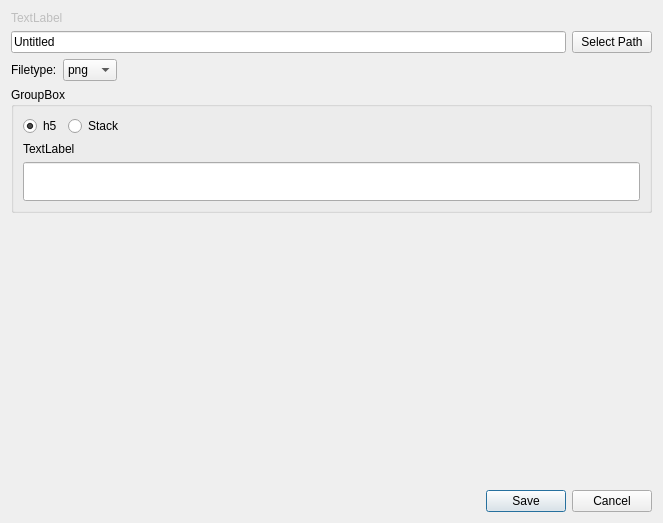
<?xml version="1.0" encoding="UTF-8"?>
<ui version="4.0">
 <class>Dialog</class>
 <widget class="QDialog" name="Dialog">
  <property name="geometry">
   <rect>
    <x>0</x>
    <y>0</y>
    <width>663</width>
    <height>523</height>
   </rect>
  </property>
  <property name="windowTitle">
   <string>Save As</string>
  </property>
  <layout class="QVBoxLayout" name="verticalLayout_2">
   <item>
    <widget class="QLabel" name="labelFolderPath">
     <property name="enabled">
      <bool>false</bool>
     </property>
     <property name="sizePolicy">
      <sizepolicy hsizetype="Ignored" vsizetype="Preferred">
       <horstretch>0</horstretch>
       <verstretch>0</verstretch>
      </sizepolicy>
     </property>
     <property name="layoutDirection">
      <enum>Qt::LeftToRight</enum>
     </property>
     <property name="text">
      <string>TextLabel</string>
     </property>
     <property name="scaledContents">
      <bool>false</bool>
     </property>
     <property name="alignment">
      <set>Qt::AlignLeading|Qt::AlignLeft|Qt::AlignVCenter</set>
     </property>
     <property name="wordWrap">
      <bool>true</bool>
     </property>
    </widget>
   </item>
   <item>
    <layout class="QHBoxLayout" name="horizontalLayout_2">
     <item>
      <widget class="QLineEdit" name="lineEditFileName">
       <property name="text">
        <string>Untitled</string>
       </property>
      </widget>
     </item>
     <item>
      <widget class="QPushButton" name="buttonSelectPath">
       <property name="text">
        <string>Select Path</string>
       </property>
      </widget>
     </item>
    </layout>
   </item>
   <item>
    <layout class="QHBoxLayout" name="horizontalLayout">
     <item>
      <widget class="QLabel" name="labelFiletype">
       <property name="text">
        <string>Filetype:</string>
       </property>
      </widget>
     </item>
     <item>
      <widget class="QComboBox" name="comboBoxFileTypes">
       <property name="enabled">
        <bool>true</bool>
       </property>
       <item>
        <property name="text">
         <string>png</string>
        </property>
       </item>
       <item>
        <property name="text">
         <string>jpeg</string>
        </property>
       </item>
       <item>
        <property name="text">
         <string>bmp</string>
        </property>
       </item>
       <item>
        <property name="text">
         <string>gif</string>
        </property>
       </item>
       <item>
        <property name="text">
         <string>hdr</string>
        </property>
       </item>
       <item>
        <property name="text">
         <string>jpg</string>
        </property>
       </item>
       <item>
        <property name="text">
         <string>pbm</string>
        </property>
       </item>
       <item>
        <property name="text">
         <string>pnm</string>
        </property>
       </item>
       <item>
        <property name="text">
         <string>ppm</string>
        </property>
       </item>
       <item>
        <property name="text">
         <string>ras</string>
        </property>
       </item>
       <item>
        <property name="text">
         <string>tif</string>
        </property>
       </item>
       <item>
        <property name="text">
         <string>tiff</string>
        </property>
       </item>
       <item>
        <property name="text">
         <string>xv</string>
        </property>
       </item>
      </widget>
     </item>
     <item>
      <spacer name="horizontalSpacer">
       <property name="orientation">
        <enum>Qt::Horizontal</enum>
       </property>
       <property name="sizeHint" stdset="0">
        <size>
         <width>40</width>
         <height>20</height>
        </size>
       </property>
      </spacer>
     </item>
    </layout>
   </item>
   <item>
    <widget class="QGroupBox" name="groupBox">
     <property name="title">
      <string>GroupBox</string>
     </property>
     <layout class="QVBoxLayout" name="verticalLayout">
      <item>
       <layout class="QHBoxLayout" name="horizontalLayout_8">
        <item>
         <widget class="QRadioButton" name="radioButtonH5">
          <property name="text">
           <string>h5</string>
          </property>
          <property name="checked">
           <bool>true</bool>
          </property>
         </widget>
        </item>
        <item>
         <widget class="QRadioButton" name="radioButtonStack">
          <property name="text">
           <string>Stack</string>
          </property>
         </widget>
        </item>
        <item>
         <spacer name="horizontalSpacer_2">
          <property name="orientation">
           <enum>Qt::Horizontal</enum>
          </property>
          <property name="sizeHint" stdset="0">
           <size>
            <width>40</width>
            <height>20</height>
           </size>
          </property>
         </spacer>
        </item>
       </layout>
      </item>
      <item>
       <widget class="QLabel" name="labelVolumeInfo">
        <property name="text">
         <string>TextLabel</string>
        </property>
       </widget>
      </item>
      <item>
       <widget class="QLineEdit" name="lineEditVolumeShape">
        <property name="font">
         <font>
          <pointsize>20</pointsize>
         </font>
        </property>
       </widget>
      </item>
     </layout>
     <zorder>labelVolumeInfo</zorder>
     <zorder>lineEditVolumeShape</zorder>
     <zorder></zorder>
    </widget>
   </item>
   <item>
    <spacer name="verticalSpacer">
     <property name="orientation">
      <enum>Qt::Vertical</enum>
     </property>
     <property name="sizeHint" stdset="0">
      <size>
       <width>20</width>
       <height>191</height>
      </size>
     </property>
    </spacer>
   </item>
   <item>
    <widget class="QDialogButtonBox" name="buttonBox">
     <property name="orientation">
      <enum>Qt::Horizontal</enum>
     </property>
     <property name="standardButtons">
      <set>QDialogButtonBox::Cancel|QDialogButtonBox::Save</set>
     </property>
    </widget>
   </item>
  </layout>
 </widget>
 <tabstops>
  <tabstop>buttonBox</tabstop>
  <tabstop>lineEditFileName</tabstop>
  <tabstop>buttonSelectPath</tabstop>
  <tabstop>comboBoxFileTypes</tabstop>
  <tabstop>radioButtonH5</tabstop>
  <tabstop>radioButtonStack</tabstop>
  <tabstop>lineEditVolumeShape</tabstop>
 </tabstops>
 <resources/>
 <connections>
  <connection>
   <sender>buttonBox</sender>
   <signal>accepted()</signal>
   <receiver>Dialog</receiver>
   <slot>accept()</slot>
   <hints>
    <hint type="sourcelabel">
     <x>248</x>
     <y>254</y>
    </hint>
    <hint type="destinationlabel">
     <x>157</x>
     <y>274</y>
    </hint>
   </hints>
  </connection>
  <connection>
   <sender>buttonBox</sender>
   <signal>rejected()</signal>
   <receiver>Dialog</receiver>
   <slot>reject()</slot>
   <hints>
    <hint type="sourcelabel">
     <x>316</x>
     <y>260</y>
    </hint>
    <hint type="destinationlabel">
     <x>286</x>
     <y>274</y>
    </hint>
   </hints>
  </connection>
 </connections>
</ui>
